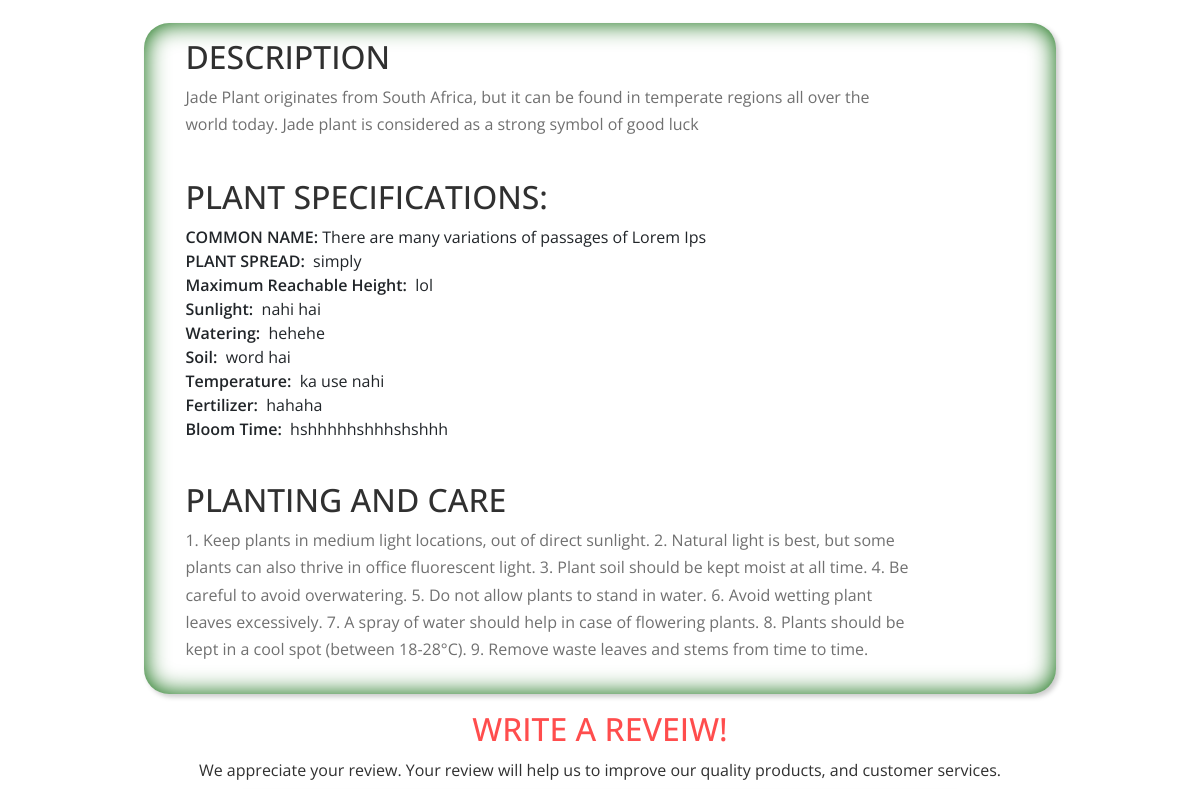
The page /items/jade-plant (middle part) on the database as committed earlier.
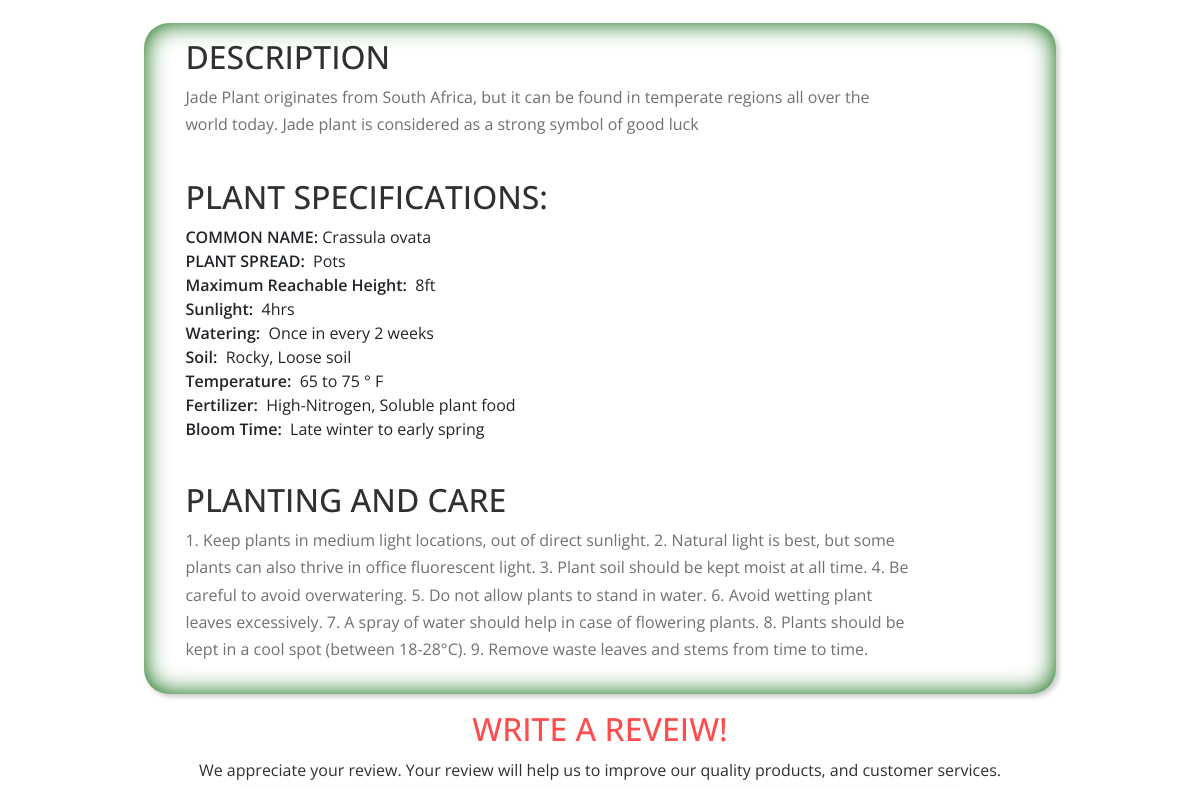
The same page on the database as committed later.
### products/models.py (models this page shows, shortened)
class ItemsSpecifications(models.Model):
    title = models.ForeignKey(ItemMain, on_delete=models.CASCADE)
    commonName = models.TextField(default="", max_length=50)
    plantSpread = models.TextField(default="", max_length=50)
    maxHeight = models.TextField(default="", max_length=50)
    sunlight = models.TextField(default="", max_length=50)
    watering = models.TextField(default="", max_length=50)
    soil = models.TextField(default="", max_length=50)
    temp = models.TextField(default="", max_length=50)
    ferti = models.TextField(default="", max_length=50)
    bloomTime = models.TextField(default="", max_length=50)

### products/views.py (the view, shortened to what this page needs)
# urls.py: path('items/<slug:the_slug>', views.itemView, name='itemView'),
def itemView(request, the_slug):
    if request.method == 'GET':
        context = {}
        p = []
        d=[]
        currentItem = ItemMain.objects.filter(slug = the_slug)[0]
        title = currentItem.title
        images = ItemsImages.objects.filter(title=ItemMain.objects.filter(title = title)[0])
        rating = ItemRating.objects.filter(title=ItemMain.objects.filter(title = title)[0])[0]
        descrip = ItemsSpecifications.objects.filter(title=ItemMain.objects.filter(title = title)[0])[0]
        faq = ItemFaq.objects.filter(title=ItemMain.objects.filter(title = title)[0])
        price = currentItem.price
        offer = currentItem.offers
        newPrice = price - (price * offer)//100
        p.append(title)
        p.append(price)
        p.append(offer)
        p.append(newPrice)
        p.append(currentItem.availablity)
        p.append(currentItem.shippingCharges)
        p.append(rating.ratingCount)
        p.append(rating.ratingValue)
        p.append(currentItem.plantingAndCare)
        p.append(currentItem.slug)
        d.append(currentItem.description)
        d.append(descrip.commonName)
        d.append(descrip.plantSpread)
        d.append(descrip.maxHeight)
        d.append(descrip.sunlight)
        d.append(descrip.watering)
        d.append(descrip.soil)
        d.append(descrip.temp)
        d.append(descrip.ferti)
        d.append(descrip.bloomTime)
        context['products'] = p
        context['images'] = images
        context['des'] = d
        context['faq'] = faq
        return render(request, 'products/single_product.html', context)

### templates/products/single_product.html (shortened to what this page needs)
{% extends "base.html" %}
{% load static %}
{% block content %}
<link rel="stylesheet" href="{% static 'css/single_product.css' %}">
<link rel="stylesheet" href="https://cdnjs.cloudflare.com/ajax/libs/font-awesome/5.15.1/css/all.min.css" />
<div class = "card-wrapper">
	</div>
 <div class="card1">
  <div class="product-description" style="margin-left: 3%;">
	<h2 class="d-title">DESCRIPTION</h2>
	<p>{{ des.0 }}</p>
	<br><h2>PLANT SPECIFICATIONS:</h2>
	<div class="plant-specification">
		<ul>
			<li class="specification" style="font-weight: 600;">COMMON NAME:&nbsp;<span class="s" style="font-weight: 400;">{{ des.1 }}</span></li>
			<li class="specification" style="font-weight: 600;">PLANT SPREAD:&nbsp; <span class="s" style="font-weight: 400;">{{ des.2 }}</span></li>
			<li class="specification" style="font-weight: 600;">Maximum Reachable Height:&nbsp; <span class="s" style="font-weight: 400;">{{ des.3 }}</span></li>
			<li class="specification" style="font-weight: 600;">Sunlight:&nbsp; <span class="s" style="font-weight: 400;" >{{ des.4 }}</span></li>
			<li class="specification" style="font-weight: 600;">Watering:&nbsp; <span class="s" style="font-weight: 400;">{{ des.5 }}</span></li>
			<li class="specification" style="font-weight: 600;">Soil:&nbsp; <span class="s" style="font-weight: 400;">{{ des.6 }}</span></li>
			<li class="specification" style="font-weight: 600;">Temperature:&nbsp; <span class="s" style="font-weight: 400;">{{ des.7 }}</span></li>
			<li class="specification" style="font-weight: 600;">Fertilizer:&nbsp; <span class="s" style="font-weight: 400;">{{ des.8 }}</span></li>
			<li class="specification" style="font-weight: 600;">Bloom Time:&nbsp; <span class="s" style="font-weight: 400;">{{ des.9 }}</span></li>
		</ul>
	</div>
	<br><h2>PLANTING AND CARE</h2>
	<div class="plant-care">
		<p>{{ products.8 }} </p>
	</div>
</div>
 </div>
  <br><h2 id="fh2">WRITE A REVEIW!</h2>
<h6 id="fh6">We appreciate your review. Your review will help us to improve our quality products, and customer services.</h6>
{% endblock content %}

Rows that differ between the two databases and show on the page:
changed ItemsSpecifications: commonName "There are many variations of passages of Lorem Ips" → "Crassula ovata"; plantSpread "simply" → "Pots"; maxHeight "lol" → "8ft"; sunlight "nahi hai" → "4hrs"; watering "hehehe" → "Once in every 2 weeks"; soil "word hai" → "Rocky, Loose soil"; temp "ka use nahi" → "65 to 75 ° F"; ferti "hahaha" → "High-Nitrogen, Soluble plant food"; bloomTime "hshhhhhshhhshshhh" → "Late winter to early spring"
